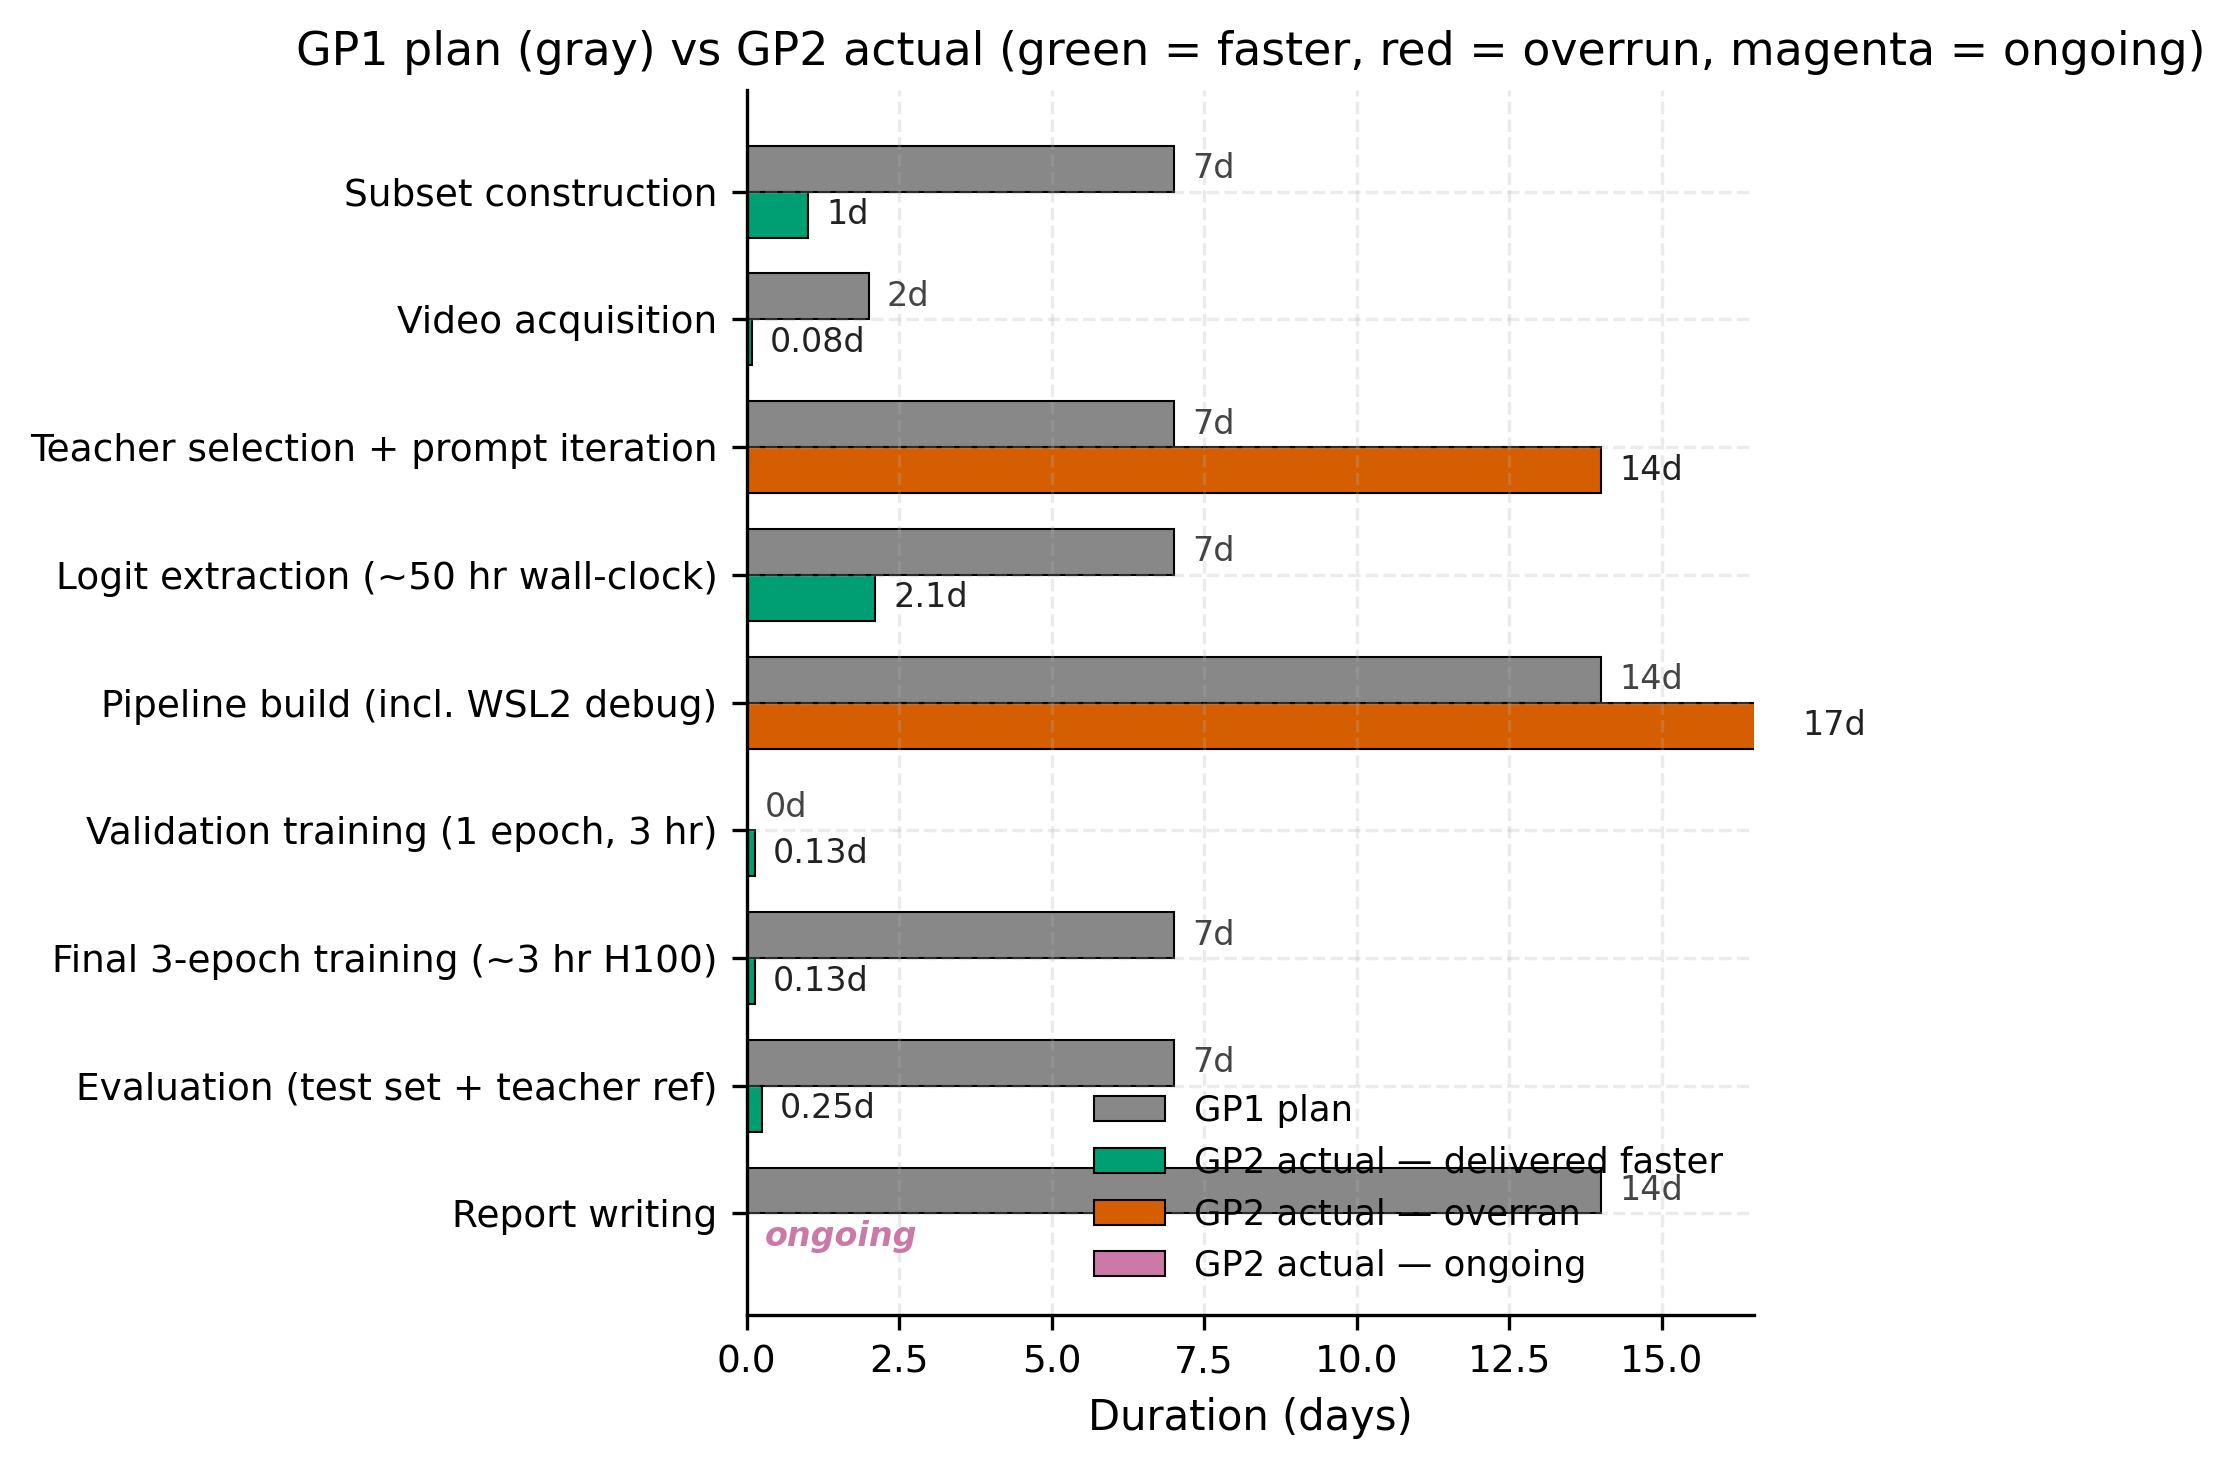

Write the Python code that produced this figure.
"""F7 — GP1 plan vs GP2 actual: per-phase duration comparison.

Horizontal grouped bars: GP1 plan (gray) and GP2 actual (green if delivered
faster, red if overran, gray if on plan). All durations in canonical days.

Source: Table 1.1 in §1.4 of the GP2 report (handoff §F7 lists the canonical
day values to use). NOT re-derivable from disk — these durations come from
the user's tracking.
"""
from __future__ import annotations

import sys
from pathlib import Path

import matplotlib.pyplot as plt
import numpy as np

sys.path.insert(0, str(Path(__file__).parent))
from _style import COLORS, FIGSIZE_DOUBLE, apply_style


OUT = Path(__file__).parent / "F7_timeline.png"

# (phase, gp1_days, gp2_days, status)
# status: "faster" | "slower" | "on_plan" | "ongoing"
PHASES = [
    ("Subset construction",                      7,    1,     "faster"),
    ("Video acquisition",                        2,    0.08,  "faster"),
    ("Teacher selection + prompt iteration",     7,    14,    "slower"),
    ("Logit extraction (~50 hr wall-clock)",     7,    2.1,   "faster"),
    ("Pipeline build (incl. WSL2 debug)",        14,   17,    "slower"),
    ("Validation training (1 epoch, 3 hr)",      0,    0.13,  "faster"),
    ("Final 3-epoch training (~3 hr H100)",      7,    0.13,  "faster"),
    ("Evaluation (test set + teacher ref)",      7,    0.25,  "faster"),
    ("Report writing",                           14,   None,  "ongoing"),  # ongoing
]


def main() -> None:
    apply_style()

    fig, ax = plt.subplots(figsize=FIGSIZE_DOUBLE)

    n = len(PHASES)
    y = np.arange(n)[::-1]              # top = first phase
    bar_height = 0.36

    gp1_vals = [p[1] for p in PHASES]
    gp2_vals = [p[2] if p[2] is not None else 0 for p in PHASES]
    statuses = [p[3] for p in PHASES]
    labels   = [p[0] for p in PHASES]

    # GP1 plan bars (top of each pair)
    ax.barh(y + bar_height/2, gp1_vals, bar_height,
            color=COLORS["neutral"], edgecolor="black", linewidth=0.5,
            label="GP1 plan")

    # GP2 actual bars (bottom), color-coded
    color_map = {
        "faster":  COLORS["delta_pos"],
        "slower":  COLORS["delta_neg"],
        "on_plan": COLORS["neutral"],
        "ongoing": COLORS["highlight"],
    }
    gp2_colors = [color_map[s] for s in statuses]
    ax.barh(y - bar_height/2, gp2_vals, bar_height,
            color=gp2_colors, edgecolor="black", linewidth=0.5)

    # Annotate values
    for yi, gv, av, st in zip(y, gp1_vals, gp2_vals, statuses):
        ax.text(gv + 0.3, yi + bar_height/2, f"{gv}d",
                va="center", fontsize=8, color="#444")
        if st == "ongoing":
            ax.text(0.3, yi - bar_height/2, "ongoing",
                    va="center", fontsize=8, color=COLORS["highlight"],
                    fontweight="bold", fontstyle="italic")
        else:
            txt = f"{av:g}d"
            ax.text(av + 0.3, yi - bar_height/2, txt,
                    va="center", fontsize=8, color="#222")

    ax.set_yticks(y)
    ax.set_yticklabels(labels, fontsize=9)
    ax.set_xlabel("Duration (days)")
    ax.set_xlim(0, max(gp1_vals) * 1.18)
    ax.set_title("GP1 plan (gray) vs GP2 actual (green = faster, red = overrun, magenta = ongoing)",
                 fontsize=11)

    # Custom legend
    legend_elements = [
        plt.Rectangle((0, 0), 1, 1, color=COLORS["neutral"], ec="black", lw=0.5,
                      label="GP1 plan"),
        plt.Rectangle((0, 0), 1, 1, color=COLORS["delta_pos"], ec="black", lw=0.5,
                      label="GP2 actual — delivered faster"),
        plt.Rectangle((0, 0), 1, 1, color=COLORS["delta_neg"], ec="black", lw=0.5,
                      label="GP2 actual — overran"),
        plt.Rectangle((0, 0), 1, 1, color=COLORS["highlight"], ec="black", lw=0.5,
                      label="GP2 actual — ongoing"),
    ]
    ax.legend(handles=legend_elements, loc="lower right", fontsize=8.5, ncol=1)

    plt.tight_layout()
    plt.savefig(OUT)
    plt.close()

    print("F7: timeline saved (handoff-supplied durations; cross-check Table 1.1)")


if __name__ == "__main__":
    main()
